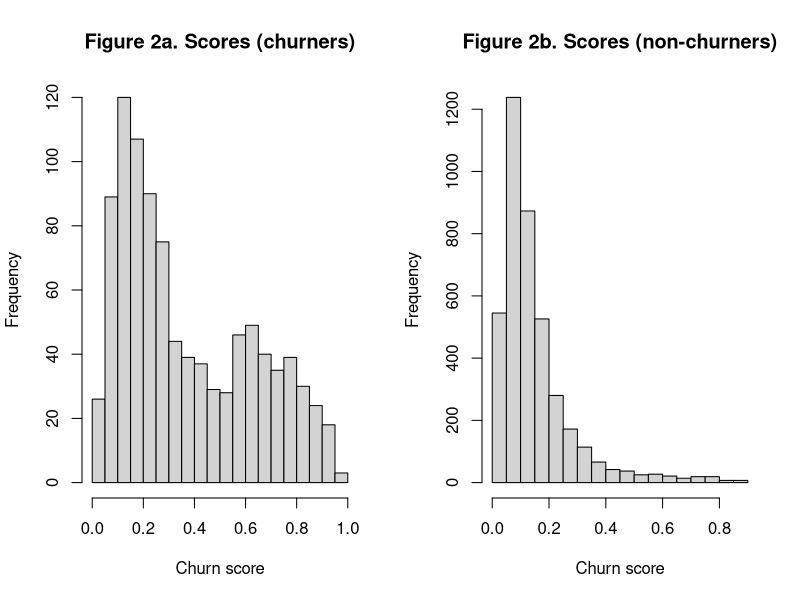

Here is the R script that generated this plot:
## The churn model ##

# Reading data (customize) #
churn <- read.csv("churn.csv", stringsAsFactors=F)
str(churn)
N <- nrow(churn)

# Formula #
fm <- churn ~ aclength + intplan + dataplan + datagb + ommin + omcall +
  otmin + otcall + ngmin + ngcall + imin + icall + cuscall

# Logistic regression #
mod <- glm(formula=fm, data=churn, family="binomial")
summary(mod)

# Inspecting datagb #
table(churn$dataplan, churn$datagb)

# Predictive scores #
score <- predict(mod, newdata=churn, type="response")

# Setting the cutoff #
cut1 <- 0.5

# Confusion matrix #
conf1 <- table(score > cut1, churn$churn==1)
conf1
tp1 <- conf1["TRUE", "TRUE"]/sum(conf1[,"TRUE"])
tp1
fp1 <- conf1["TRUE", "FALSE"]/sum(conf1[,"FALSE"])
fp1

# Histograms #
par(mfrow=c(1,2))
hist(score[churn$churn==1], breaks=20,
  main="Figure 2a. Scores (churners)", xlab="Churn score")
hist(score[churn$churn==0], breaks=20,
  main="Figure 2b. Scores (non-churners)", xlab="Churn score")

# Lower cutoff
cut2 <- mean(churn$churn)
conf2 <- table(score > cut2, churn$churn == 1)
conf2
tp2 <- conf2["TRUE", "TRUE"]/sum(conf2[,"TRUE"])
tp2
fp2 <- conf2["TRUE", "FALSE"]/sum(conf2[,"FALSE"])
fp2
